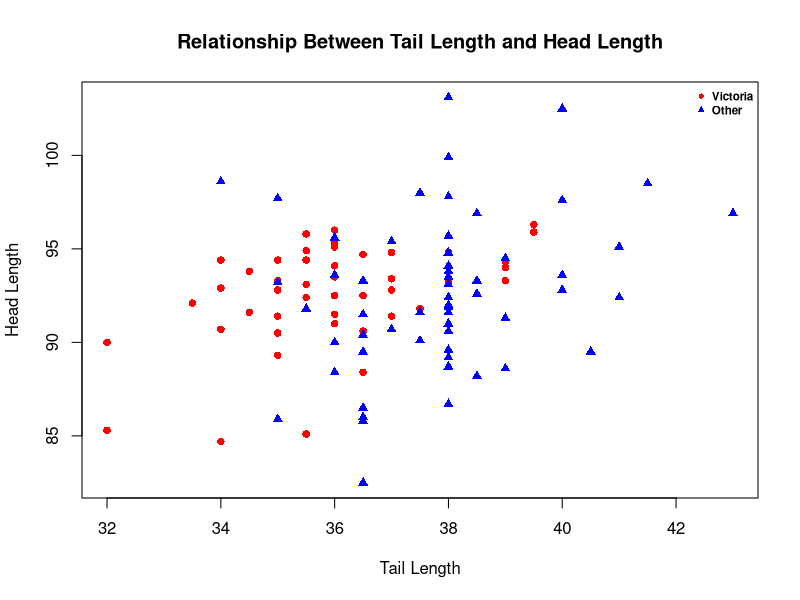
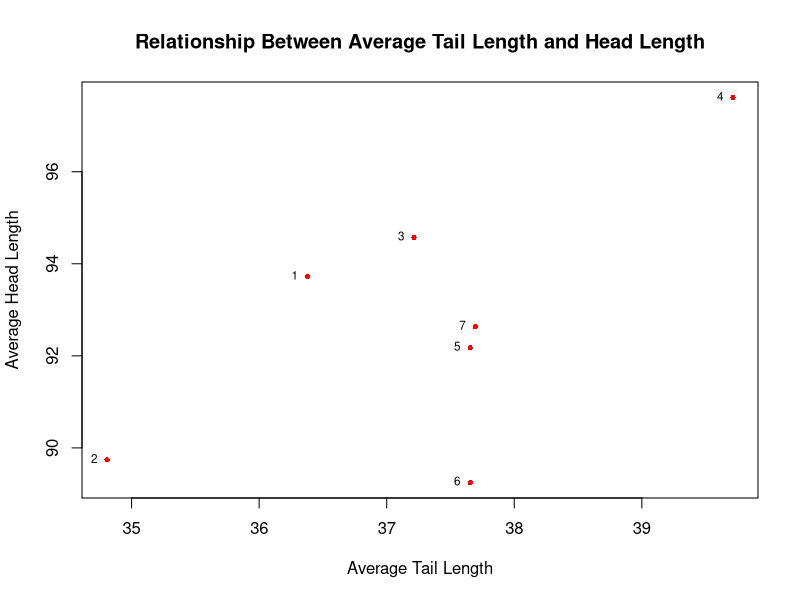

Source code (R) for these figures, in order:
## ---- chunk 1
knitr::opts_chunk$set(echo = TRUE)
## ---- chunk 2
possum_data <- read.table("possum.csv", header = TRUE,sep = ",",  ) 
summary(possum_data)
## ---- chunk 3
highest_length <- possum_data[which.max(possum_data$total.length),]
print(highest_length)
## ---- chunk 4
attach(possum_data)
plot(tail.length, head.length, main = "Relationship Between Tail Length and Head Length",
     xlab = "Tail Length", ylab = "Head Length", type = "n")

points(tail.length[Pop == "Vic"], head.length[Pop == "Vic"], pch = 16, col = "red")
points(tail.length[Pop != "Vic"], head.length[Pop != "Vic"], pch = 17, col = "blue")

legend("topright", legend = c("Victoria", "Other"), pch = 16:17, col = c("red","blue"), cex = 0.7, text.font = 2, bty = "n")

## ---- chunk 5
mean_tail_length <- tapply(possum_data$tail.length, possum_data$sex, mean) 
smallest_tail_gender <- names(mean_tail_length)[which.min(mean_tail_length)] 
print(mean_tail_length)

mean_total_length <- tapply(possum_data$total.length, possum_data$sex, mean)
smallest_total_gender <- names(mean_total_length)[which.min(mean_total_length)] 
print(mean_total_length)

## ---- chunk 6
library(dplyr)
## ---- chunk 7

possum_genders <- group_by(possum_data, sex) 

mean_tail <- summarise(possum_genders, mean(tail.length)) 
smallest_tail <- mean_tail$sex[which.min(mean_tail$`mean(tail.length)`)]
print(mean_tail)

mean_total <- summarise(possum_genders, mean(total.length))
smallest_total <- mean_total$sex[which.min(mean_total$`mean(total.length)`)]
print(mean_total)
## ---- chunk 8
mean_tail_Pop_sex <- tapply(possum_data$tail.length, list(possum_data$sex, possum_data$Pop), mean) 
print(mean_tail_Pop_sex)
## ---- chunk 9
possum_Pop_sex <- group_by(possum_data, sex, Pop)
mean_tail_ps <- summarise(possum_Pop_sex, mean(tail.length), .groups = "drop") 
print(mean_tail_ps)
## ---- chunk 10

mean_site <- aggregate(possum_data, list(site = possum_data$site), mean, na.rm = TRUE) 
print(mean_site)
longest_site <- mean_site[which.max(mean_site$total.length),]
print(paste("Longest possums on average according to site:", longest_site$site))

smallest_site <- mean_site[which.min(mean_site$total.length),]
print(paste("Smallest possums on average according to site:", smallest_site$site))
## ---- chunk 11

mean_site_dplyr <- possum_data %>%
  group_by(site) %>% 
  summarise(across(where(is.numeric), mean, na.rm = TRUE),data_points = n()) 
print(mean_site_dplyr)

longest_site_dplyr <- mean_site_dplyr %>%
  filter(total.length == max(total.length))
print(paste("Longest possums on average according to site with dplyr:", longest_site_dplyr$site))

smallest_site_dplyr <- mean_site_dplyr %>%
  filter(total.length == min(total.length))
print(paste("Smallest possums on average according to site with dplyr:", smallest_site_dplyr$site))
## ---- chunk 12
plot(mean_site$tail.length, mean_site$head.length, 
     main ="Relationship Between Average Tail Length and Head Length",
     xlab ="Average Tail Length", ylab = "Average Head Length", 
     pch = 16, cex= 0.7 , col = "red" ) 
text(mean_site$tail.length, mean_site$head.length, labels =mean_site$site, pos = 2, cex=0.7)

## ---- chunk 13
average_age <- mean(possum_data$age, na.rm = TRUE)
print(average_age)

possum_data_age <- possum_data %>%
  mutate(age.groups = ifelse(age < average_age, "young", "old")) 
head(possum_data_age)

## ---- chunk 14

max_skull_width <- possum_data_age %>%
  filter(!is.na(age.groups)) %>% 
  group_by(age.groups) %>%
  summarise(max_skull_width = max(skull.width, na.rm = TRUE))
print(max_skull_width)

## ---- chunk 15

max_skull_width_gender <- possum_data_age %>%
  filter(!is.na(age.groups)) %>%
  group_by(age.groups, sex) %>%
  summarise(max_skull_width = max(skull.width, na.rm = TRUE), .groups = "drop")
print(max_skull_width_gender)

## ---- chunk 16
A <- matrix(c(-3.2, 0, 0.1, 2.4, 7.5,
              0.27, -4.3, -0.03, -0.07, 0,
              -9, 0, 6.2, -1, -1.2), nrow = 3, byrow = TRUE)
print(A)

## ---- chunk 17
num_positive <- sum(A > 0)
print(num_positive)
## ---- chunk 18
num_pos <- 0
for (i in 1:nrow(A)) { 
  for (j in 1:ncol(A)) { 
    if (A[i, j] > 0) { 
      num_pos<- num_pos + 1 
    }
  }
}
print(num_pos)

## ---- chunk 19
abs_value <- ifelse(A < -0.5, abs(A), A)
print(abs_value)
## ---- chunk 20
abs_A <- matrix(0, nrow = nrow(A), ncol = ncol(A)) 
for (i in 1:nrow(A)) {
  for (j in 1:ncol(A)) {
    if (A[i, j] < -0.5) {
      abs_A[i, j] <- abs(A[i, j]) 
    } else {
      abs_A[i, j] <- A[i, j] 
    }
  }
}
print(abs_A)
## ---- chunk 21
result_A <- replace(abs_value,  abs_value == 0, -10) 
print(result_A)
## ---- chunk 22
result_A_mat <- matrix(0, nrow = nrow(abs_A), ncol = ncol(abs_A))
for (i in 1:nrow(abs_A)) {
  for (j in 1:ncol(abs_A)) {
    if (abs_A[i, j] == 0) {
      result_A_mat[i, j] <- -10 
    } else {
      result_A_mat[i, j] <- abs_A[i, j]
    }
  }
}
print(result_A_mat)
